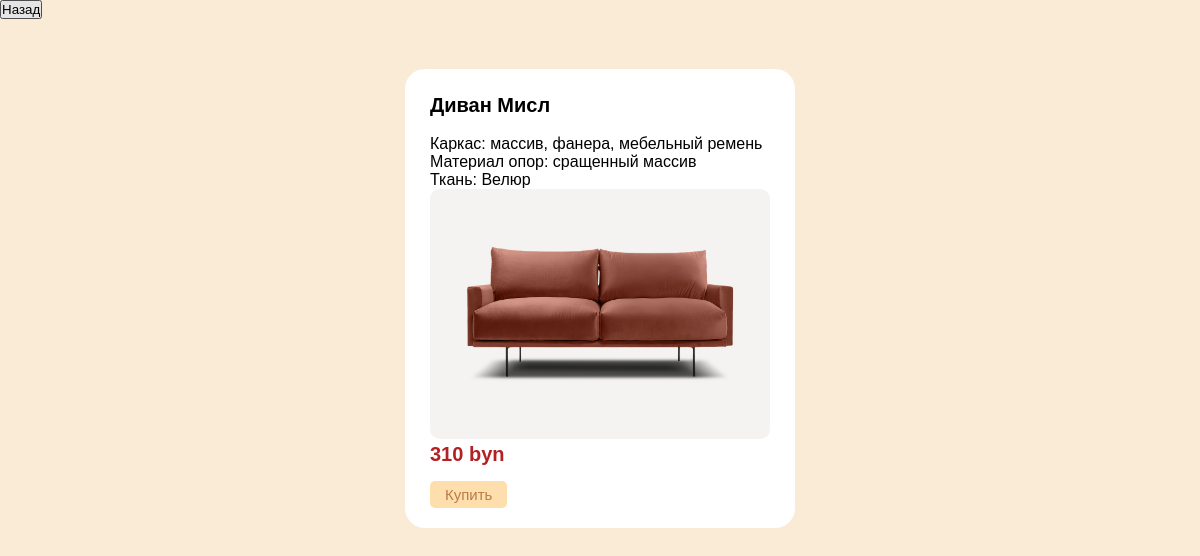
Screenshot of /admin/read.php?id=13 (signed in) with the database file from the repository.
### tables this page shows
CREATE TABLE `product` (
  `id` int(5) NOT NULL,
  `name` varchar(100) NOT NULL,
  `price` float UNSIGNED NOT NULL,
  `about` text,
  `image` varchar(100) DEFAULT NULL,
  `category_id` int(5) NOT NULL
);

### admin/read.php (the view, shortened to what this page needs)
<!doctype html>
<html lang="en">
<head>
    <link rel="stylesheet" href="../css/css_styles.css">
</head>
<body>
<p><a href="../admin.php"><button>Назад</button></a></p>
<?php
$id = $_GET['id'];
require '../mysqli.php';
$good = $mysql->query("SELECT * FROM `product` WHERE `id` = '$id'");
$good = $good->fetch_assoc();
?>
<div class="catalog">
    <div class="product" style="margin: 50px auto;">
        <p><b class="name-product"><?=$good["name"]?></b></p><br>
        <p><?=$good["about"]?></p>
        <img class="image-catalog" src="../img/<?=$good["image"]?>">
        <p class="price"><b><?=$good["price"]?> byn</b></p>
        <a href=""><button class="add-to-basket">Купить</button></a><br>
    </div>
</div>

### css/css_styles.css (style rules this page uses)
* { padding: 0; margin: 0; }
body { background-color: antiquewhite !important; font-family: "Trebuchet MS", sans-serif; font-size: 16px; }
.catalog { display: flex; justify-content: space-between; flex-wrap: wrap; }
.name-product { font-size: 20px; }
.price { color: firebrick; font-size: 20px; }
.image-catalog { width: 340px; height: 250px; }
.product { list-style: none; padding: 25px; background: white; position: relative; width: 340px; margin: 20px 30px; border-radius: 20px; }
.image-catalog { border-radius: 10px; }
.add-to-basket { border: 0; padding: 5px 15px; color: #b97c49; font-size: 15px; background: navajowhite; position: relative; top: 5px; border-radius: 5px; margin-top: 10px; vertical-align: bottom; }

### rows the page displays
product: name "Диван Мисл", about "Каркас: массив, фанера, мебельный ремень Материал опор: сращенный массив Ткань: Велюр", image (picture), price "310"
